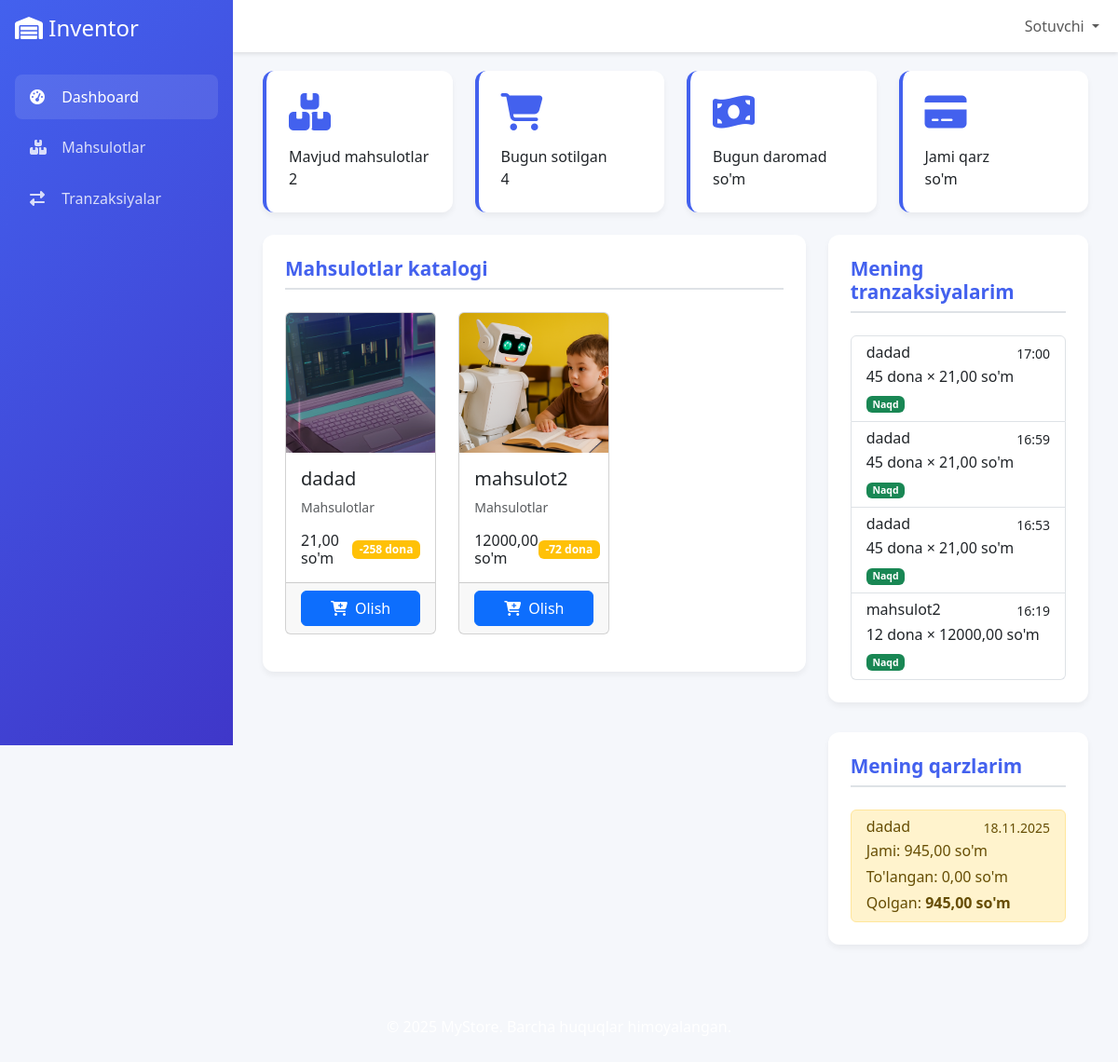
The app's page /seller/dashboard/ (signed in) with its own data.
### products/models.py (models this page shows, shortened)
class Product(models.Model):
    UNIT_CHOICES = (
        ('kg', 'kg'),
        ('box', 'Karopka'),
        ('l', 'Litr'),
        ('m', 'Metr'),
        ('ton', 'Tonna'),
        ('piece', 'Dona'),
        ('pack', 'Pochka'),
    )
    name = models.CharField(max_length=100)
    category = models.ForeignKey(Category, on_delete=models.CASCADE, related_name="products")
    description = models.TextField(blank=True)
    price = models.DecimalField(max_digits=10, decimal_places=2)
    image = models.ImageField(upload_to='products/', null=True, blank=True)
    min_stock = models.IntegerField(default=0)
    stock_quantity = models.IntegerField(default=0)
    unit = models.CharField(max_length=10, choices=UNIT_CHOICES, default='piece')
    created_at = models.DateTimeField(auto_now_add=True)
    updated_at = models.DateTimeField(auto_now=True)
    supplier = models.ForeignKey('inventor.Supplier', on_delete=models.SET_NULL, null=True, blank=True)
    warehouse = models.ForeignKey('inventor.Warehouse', on_delete=models.CASCADE, null=True, blank=True)
    class Meta:
        ordering = ['name']

class Category(models.Model):
    name = models.CharField(max_length=100, unique=True)
    description = models.TextField(blank=True)

### inventor/models.py (models this page shows, shortened)
class Transaction(models.Model):
    TRANSACTION_TYPES = (
        ('IN', 'Kirim'),
        ('OUT_SALE', 'Sotuv'),
        ('OUT_DAMAGED', 'Buzilgan'),
        ('OUT_EXPIRED', 'Yaroqsiz'),
    )
    PAYMENT_TYPES = (
        ('CASH', 'Naqd'),
        ('DEBT', 'Qarz'),
        ('CARD', 'Karta'),
    )
    product = models.ForeignKey(Product, on_delete=models.CASCADE)
    warehouse = models.ForeignKey(Warehouse, on_delete=models.CASCADE)
    transaction_type = models.CharField(max_length=20, choices=TRANSACTION_TYPES)
    quantity = models.IntegerField()
    date = models.DateTimeField(auto_now_add=True)
    user = models.ForeignKey(User, on_delete=models.SET_NULL, null=True)
    description = models.TextField(blank=True)
    payment_type = models.CharField(max_length=10, choices=PAYMENT_TYPES, default='CASH')
    customer_name = models.CharField(max_length=100, blank=True)

### users/models.py (models this page shows, shortened)
class Debt(models.Model):
    seller = models.ForeignKey(User, on_delete=models.CASCADE, related_name='debts')
    product = models.ForeignKey('products.Product', on_delete=models.CASCADE)
    quantity = models.PositiveIntegerField()
    total_amount = models.DecimalField(max_digits=10, decimal_places=2)
    paid_amount = models.DecimalField(max_digits=10, decimal_places=2, default=0)
    debt_date = models.DateTimeField(auto_now_add=True)
    status = models.CharField(max_length=20, choices=(
        ('PENDING', 'Qarzdor'),
        ('PARTIAL', 'Qisman to\'langan'),
        ('PAID', 'To\'langan'),
    ), default='PENDING')
    def remaining_debt(self):
        return self.total_amount - self.paid_amount

### users/views.py (the view)
    def wrapper(request, *args, **kwargs):
        if not request.user.is_authenticated:
            return redirect('login')
        try:
            if request.user.userrole.role in ['ADMIN', 'SELLER']:
                return view_func(request, *args, **kwargs)
        except UserRole.DoesNotExist:
            pass
        messages.error(request, "Sizga bu sahifaga kirish uchun ruxsat yo'q!")
        return redirect('dashboard')

### users/views.py (called while the page is built)
def seller_required(view_func):
    def wrapper(request, *args, **kwargs):
        if not request.user.is_authenticated:
            return redirect('login')
        try:
            if request.user.userrole.role in ['ADMIN', 'SELLER']:
                return view_func(request, *args, **kwargs)
        except UserRole.DoesNotExist:
            pass
        messages.error(request, "Sizga bu sahifaga kirish uchun ruxsat yo'q!")
        return redirect('dashboard')
    return wrapper

@login_required
@seller_required
def seller_dashboard(request):
    warehouse = request.user.userrole.warehouse
    products = Product.objects.filter(warehouse=warehouse)
    my_transactions = Transaction.objects.filter(user=request.user).order_by('-date')[:10]
    my_debts = Debt.objects.filter(seller=request.user)
    context = {
        'products': products,
        'my_transactions': my_transactions,
        'my_debts': my_debts,
        'warehouse': warehouse,
    }
    return render(request, 'users/seller_dashboard.html', context)

### templates/users/seller_dashboard.html (shortened to what this page needs)
{% extends 'base.html' %}
{% block content %}
<div class="container-fluid">
    <div class="row g-4 mb-4">
        <div class="col-md-3 col-sm-6">
            <div class="stat-card">
                <i class="fas fa-boxes"></i>
                <div class="card-title">Mavjud mahsulotlar</div>
                <div class="card-value">{{ products.count }}</div>
            </div>
        </div>
        <div class="col-md-3 col-sm-6">
            <div class="stat-card">
                <i class="fas fa-shopping-cart"></i>
                <div class="card-title">Bugun sotilgan</div>
                <div class="card-value">{{ my_transactions.count }}</div>
            </div>
        </div>
        <div class="col-md-3 col-sm-6">
            <div class="stat-card">
                <i class="fas fa-money-bill-wave"></i>
                <div class="card-title">Bugun daromad</div>
                <div class="card-value">
                    {{ today_revenue|floatformat:0 }} so'm
                </div>
            </div>
        </div>
        <div class="col-md-3 col-sm-6">
            <div class="stat-card">
                <i class="fas fa-credit-card"></i>
                <div class="card-title">Jami qarz</div>
                <div class="card-value">
                    {{ total_debt|floatformat:0 }} so'm
                </div>
            </div>
        </div>
    </div>
    <div class="row g-4">
        <div class="col-lg-8">
            <div class="table-container">
                <h3 class="section-title">Mahsulotlar katalogi</h3>
                <div class="row">
                    {% for product in products %}
                    <div class="col-md-4 mb-3">
                        <div class="card h-100">
                            {% if product.image %}
                            <img src="{{ product.image.url }}" class="card-img-top" alt="{{ product.name }}" style="height: 150px; object-fit: cover;">
                            {% else %}
                            <div class="card-img-top bg-light d-flex align-items-center justify-content-center" style="height: 150px;">
                                <i class="fas fa-box fa-3x text-muted"></i>
                            </div>
                            {% endif %}
                            <div class="card-body">
                                <h5 class="card-title">{{ product.name }}</h5>
                                <p class="card-text text-muted small">{{ product.category.name }}</p>
                                <div class="d-flex justify-content-between align-items-center">
                                    <span class="h6 mb-0">{{ product.price }} so'm</span>
                                    <span class="badge {% if product.stock_quantity > 10 %}bg-success{% else %}bg-warning{% endif %}">
                                        {{ product.stock_quantity }} dona
                                    </span>
                                </div>
                            </div>
                            <div class="card-footer">
                                <a href="{% url 'users:take_product' product.id %}" class="btn btn-primary w-100">
                                    <i class="fas fa-cart-plus me-2"></i>Olish
                                </a>
                            </div>
                        </div>
                    </div>
                    {% empty %}
                    <div class="col-12 text-center text-muted py-4">
                        <i class="fas fa-box-open fa-3x mb-3"></i>
                        <p>Hozircha mahsulotlar mavjud emas</p>
                    </div>
                    {% endfor %}
                </div>
            </div>
        </div>
        <div class="col-lg-4">
            <div class="table-container">
                <h3 class="section-title">Mening tranzaksiyalarim</h3>
                <div class="list-group">
                    {% for transaction in my_transactions %}
                    <div class="list-group-item">
                        <div class="d-flex w-100 justify-content-between">
                            <h6 class="mb-1">{{ transaction.product.name }}</h6>
                            <small>{{ transaction.date|date:"H:i" }}</small>
                        </div>
                        <p class="mb-1">{{ transaction.quantity }} dona &times; {{ transaction.product.price }} so'm</p>
                        <small class="text-muted">
                            {% if transaction.payment_type == 'CASH' %}
                                <span class="badge bg-success">Naqd</span>
                            {% else %}
                                <span class="badge bg-warning">Qarz</span>
                            {% endif %}
                        </small>
                    </div>
                    {% empty %}
                    <div class="text-center text-muted py-3">
                        Hozircha tranzaksiyalar mavjud emas
                    </div>
                    {% endfor %}
                </div>
            </div>
            <div class="table-container mt-4">
                <h3 class="section-title">Mening qarzlarim</h3>
                <div class="list-group">
                    {% for debt in my_debts %}
                    <div class="list-group-item list-group-item-{% if debt.status == 'PAID' %}success{% else %}warning{% endif %}">
                        <div class="d-flex w-100 justify-content-between">
                            <h6 class="mb-1">{{ debt.product.name }}</h6>
                            <small>{{ debt.debt_date|date:"d.m.Y" }}</small>
                        </div>
                        <p class="mb-1">Jami: {{ debt.total_amount }} so'm</p>
                        <p class="mb-1">To'langan: {{ debt.paid_amount }} so'm</p>
                        <p class="mb-0">Qolgan: <strong>{{ debt.remaining_debt }} so'm</strong></p>
                    </div>
                    {% empty %}
                    <div class="text-center text-muted py-3">
                        Qarzdorliklar mavjud emas
                    </div>
                    {% endfor %}
                </div>
            </div>
        </div>
    </div>
</div>
{% endblock %}

### templates/includes/header.html (shortened to what this page needs)
<div class="sidebar">
    <div class="p-3">
        <h4 class="text-white mb-0">
            <i class="fas fa-warehouse"></i>
            <span class="sidebar-brand-text">Inventor</span>
        </h4>
    </div>
    <nav class="nav flex-column p-3">
        {% if user.is_authenticated %}
            {% if user.userrole.role == 'ADMIN' %}
                <a class="nav-link {% if request.resolver_match.url_name == 'admin_dashboard' %}active{% endif %}" href="{% url 'users:admin_dashboard' %}">
                    <i class="fas fa-tachometer-alt"></i>
                    <span>Boshqaruv paneli</span>
                </a>
                <a class="nav-link" href="{% url 'users:create_warehouse_manager' %}">
                    <i class="fas fa-user-plus"></i>
                    <span>Ombor qo'shish</span>
                </a>
                <a class="nav-link" href="{% url 'users:payment_management' %}">
                    <i class="fas fa-money-bill-wave"></i>
                    <span>To'lovlar</span>
                </a>
            {% elif user.userrole.role == 'SELLER' %}
                <a class="nav-link {% if request.resolver_match.url_name == 'seller_dashboard' %}active{% endif %}" href="{% url 'users:seller_dashboard' %}">
                    <i class="fas fa-tachometer-alt"></i>
                    <span>Dashboard</span>
                </a>
            {% endif %}
            <a class="nav-link" href="{% url 'products:product_list' %}">
                <i class="fas fa-boxes"></i>
                <span>Mahsulotlar</span>
            </a>
            <a class="nav-link" href="{% url 'inventor:transaction_history' %}">
                <i class="fas fa-exchange-alt"></i>
                <span>Tranzaksiyalar</span>
            </a>
        {% endif %}
    </nav>
</div>
<nav class="navbar navbar-expand-lg navbar-custom">
    <div class="container-fluid">
        <div class="collapse navbar-collapse" id="navbarContent">
            <ul class="navbar-nav ms-auto mb-2 mb-lg-0">
                {% if user.is_authenticated %}
                    <li class="nav-item dropdown">
                        <a class="nav-link dropdown-toggle" href="#" id="navbarDropdown" role="button" data-bs-toggle="dropdown">
                            {{ user.username }}
                        </a>
                    </li>
                {% else %}
                    <li class="nav-item">
                        <a class="nav-link" href="{% url 'users:login' %}">Kirish</a>
                    </li>
                {% endif %}
            </ul>
        </div>
    </div>
</nav>

### templates/includes/head.html (style rules this page uses)
:root { --primary-color: #4361ee; --secondary-color: #3f37c9; --success-color: #4cc9f0; --info-color: #4895ef; --warning-color: #f72585; --light-bg: #f8f9fa; --dark-text: #212529; --border-color: #dee2e6; --sidebar-width: 250px; }
body { font-family: 'Segoe UI', Tahoma, Geneva, Verdana, sans-serif; background-color: #f5f7fb; color: var(--dark-text); }
.sidebar { background: linear-gradient(135deg, var(--primary-color), var(--secondary-color)); color: white; height: 100vh; position: fixed; width: var(--sidebar-width); transition: all 0.3s; z-index: 1000; }
.sidebar .nav-link { color: rgba(255, 255, 255, 0.8); padding: 0.75rem 1rem; margin: 0.2rem 0; border-radius: 8px; transition: all 0.3s; }
.sidebar .nav-link:hover, .sidebar .nav-link.active { color: white; background: rgba(255, 255, 255, 0.1); }
.sidebar .nav-link i { width: 20px; margin-right: 10px; }
.navbar-custom { background: white; box-shadow: 0 2px 4px rgba(0,0,0,0.1); margin-left: var(--sidebar-width); }
.stat-card { background: white; border-radius: 12px; padding: 1.5rem; box-shadow: 0 4px 6px rgba(0, 0, 0, 0.05); transition: transform 0.3s, box-shadow 0.3s; border-left: 4px solid var(--primary-color); height: 100%; }
.stat-card i { font-size: 2.5rem; margin-bottom: 1rem; color: var(--primary-color); }
.table-container { background: white; border-radius: 12px; padding: 1.5rem; box-shadow: 0 4px 6px rgba(0, 0, 0, 0.05); margin-bottom: 2rem; }
.section-title { font-size: 1.3rem; font-weight: 600; margin-bottom: 1.5rem; padding-bottom: 0.5rem; border-bottom: 2px solid var(--border-color); color: var(--primary-color); }

### records on screen
Product: image (picture), name "dadad", category.name "Mahsulotlar", price "21,00", stock_quantity "-258"
Product: image (picture), name "mahsulot2", category.name "Mahsulotlar", price "12000,00", stock_quantity "-72"
Transaction: payment_type "Naqd"
Transaction: payment_type "Naqd"
Transaction: payment_type "Naqd"
Transaction: payment_type "Naqd"
Debt: product.name "dadad", debt_date "18.11.2025", total_amount "945,00", paid_amount "0,00", remaining_debt "945,00"

### other values on screen
{{ user.username }} "Sotuvchi"
{{ products.count }} "2"
{{ my_transactions.count }} "4"
